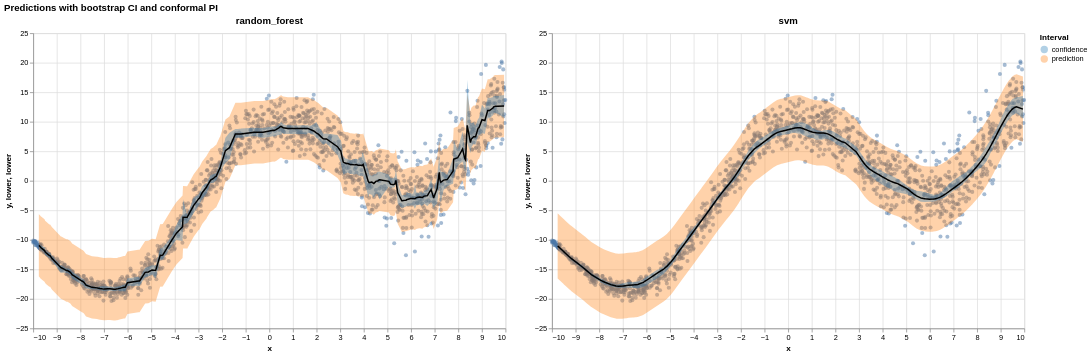

Write notebook code for a chart like this one.
### Markdown cell above
## Visualize the comparison

`plot_intervals` renders one small-multiples panel per model: the data scatter,
the bootstrap confidence band, the conformal prediction band, and the regression line.

### Code cell
plot_intervals(data, report)

### Figure 1 — Vega-Lite specification as saved in the notebook (floating-point values rounded to 4 significant figures; data arrays with more than 128 entries replaced by an {"elided": "..."} marker saying what was removed)
{"config": {"view": {"continuousWidth": 300, "continuousHeight": 300}}, "hconcat": [{"layer": [{"data": {"name": "data-ac42d387121e62d585f4eb99d13f2008"}, "mark": {"type": "circle", "opacity": 0.5, "size": 30}, "encoding": {"tooltip": [{"field": "x", "type": "quantitative"}, {"field": "y", "type": "quantitative"}], "x": {"field": "x", "title": "x", "type": "quantitative"}, "y": {"field": "y", "title": "y", "type": "quantitative"}}}, {"data": {"name": "data-12be2b82355c7350925b068add34eef6"}, "mark": {"type": "errorband", "opacity": 0.35}, "encoding": {"color": {"field": "kind", "scale": {"domain": ["confidence", "prediction"], "range": ["#1f77b4", "#ff7f0e"]}, "title": "Interval", "type": "nominal"}, "x": {"field": "x", "type": "quantitative"}, "y": {"field": "lower", "type": "quantitative"}, "y2": {"field": "upper"}}}, {"data": {"name": "data-b2c149f07f0a6d41b365dc392863dd32"}, "mark": {"type": "errorband", "opacity": 0.35}, "encoding": {"color": {"field": "kind", "scale": {"domain": ["confidence", "prediction"], "range": ["#1f77b4", "#ff7f0e"]}, "title": "Interval", "type": "nominal"}, "x": {"field": "x", "type": "quantitative"}, "y": {"field": "lower", "type": "quantitative"}, "y2": {"field": "upper"}}}, {"data": {"name": "data-db2620dd07a0dfc1f3262349c52ec49a"}, "mark": {"type": "line", "color": "black", "strokeWidth": 2}, "encoding": {"tooltip": [{"field": "x", "type": "quantitative"}, {"field": "y_pred", "type": "quantitative"}], "x": {"field": "x", "type": "quantitative"}, "y": {"field": "y_pred", "type": "quantitative"}}}], "height": 400, "title": "random_forest", "width": 640}, {"layer": [{"data": {"name": "data-ac42d387121e62d585f4eb99d13f2008"}, "mark": {"type": "circle", "opacity": 0.5, "size": 30}, "encoding": {"tooltip": [{"field": "x", "type": "quantitative"}, {"field": "y", "type": "quantitative"}], "x": {"field": "x", "title": "x", "type": "quantitative"}, "y": {"field": "y", "title": "y", "type": "quantitative"}}}, {"data": {"name": "data-2cfae1da3a4db4c3f6533be78b347409"}, "mark": {"type": "errorband", "opacity": 0.35}, "encoding": {"color": {"field": "kind", "scale": {"domain": ["confidence", "prediction"], "range": ["#1f77b4", "#ff7f0e"]}, "title": "Interval", "type": "nominal"}, "x": {"field": "x", "type": "quantitative"}, "y": {"field": "lower", "type": "quantitative"}, "y2": {"field": "upper"}}}, {"data": {"name": "data-2975fcca8c6db9e369012d50a55e1b66"}, "mark": {"type": "errorband", "opacity": 0.35}, "encoding": {"color": {"field": "kind", "scale": {"domain": ["confidence", "prediction"], "range": ["#1f77b4", "#ff7f0e"]}, "title": "Interval", "type": "nominal"}, "x": {"field": "x", "type": "quantitative"}, "y": {"field": "lower", "type": "quantitative"}, "y2": {"field": "upper"}}}, {"data": {"name": "data-b825ba7e8e41d6738419e2ad8145af16"}, "mark": {"type": "line", "color": "black", "strokeWidth": 2}, "encoding": {"tooltip": [{"field": "x", "type": "quantitative"}, {"field": "y_pred", "type": "quantitative"}], "x": {"field": "x", "type": "quantitative"}, "y": {"field": "y_pred", "type": "quantitative"}}}], "height": 400, "title": "svm", "width": 640}], "title": "Predictions with bootstrap CI and conformal PI", "$schema": "https://vega.github.io/schema/vega-lite/v6.4.1.json", "datasets": {"data-ac42d387121e62d585f4eb99d13f2008": {"elided": "1500 records"}, "data-12be2b82355c7350925b068add34eef6": {"elided": "225 records"}, "data-b2c149f07f0a6d41b365dc392863dd32": {"elided": "225 records"}, "data-db2620dd07a0dfc1f3262349c52ec49a": {"elided": "225 records"}, "data-2cfae1da3a4db4c3f6533be78b347409": {"elided": "225 records"}, "data-2975fcca8c6db9e369012d50a55e1b66": {"elided": "225 records"}, "data-b825ba7e8e41d6738419e2ad8145af16": {"elided": "225 records"}}}
